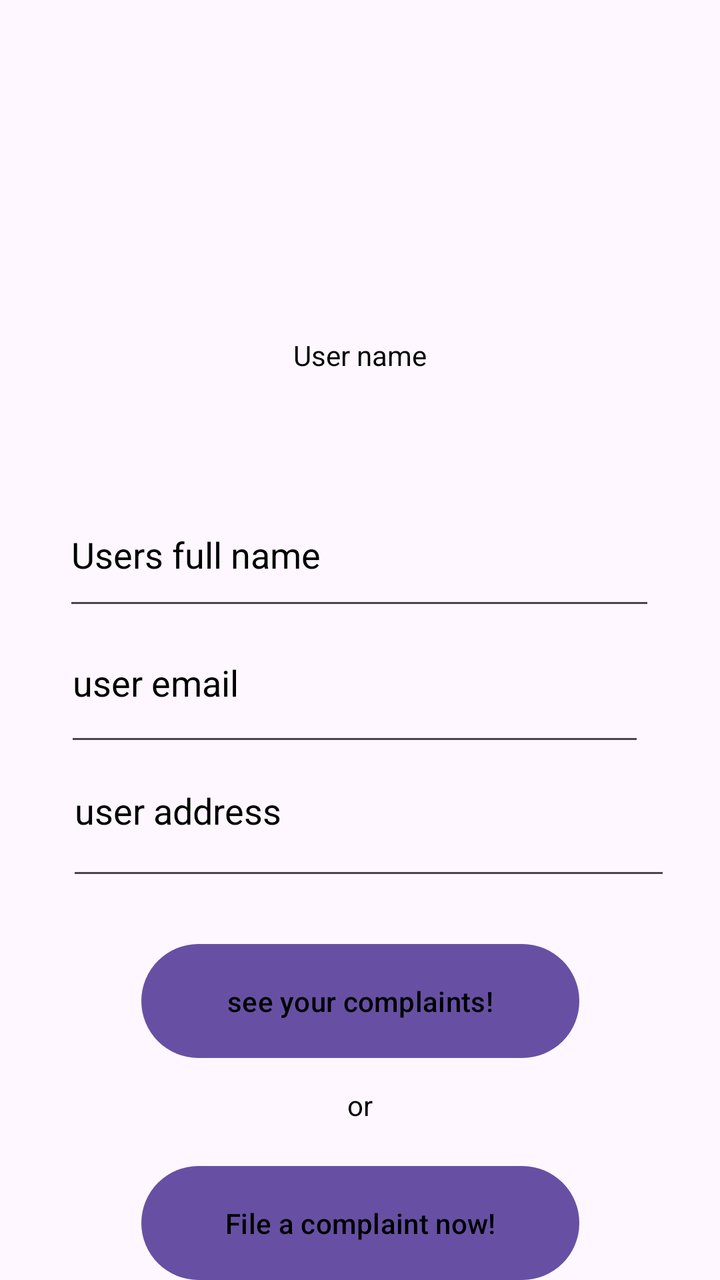
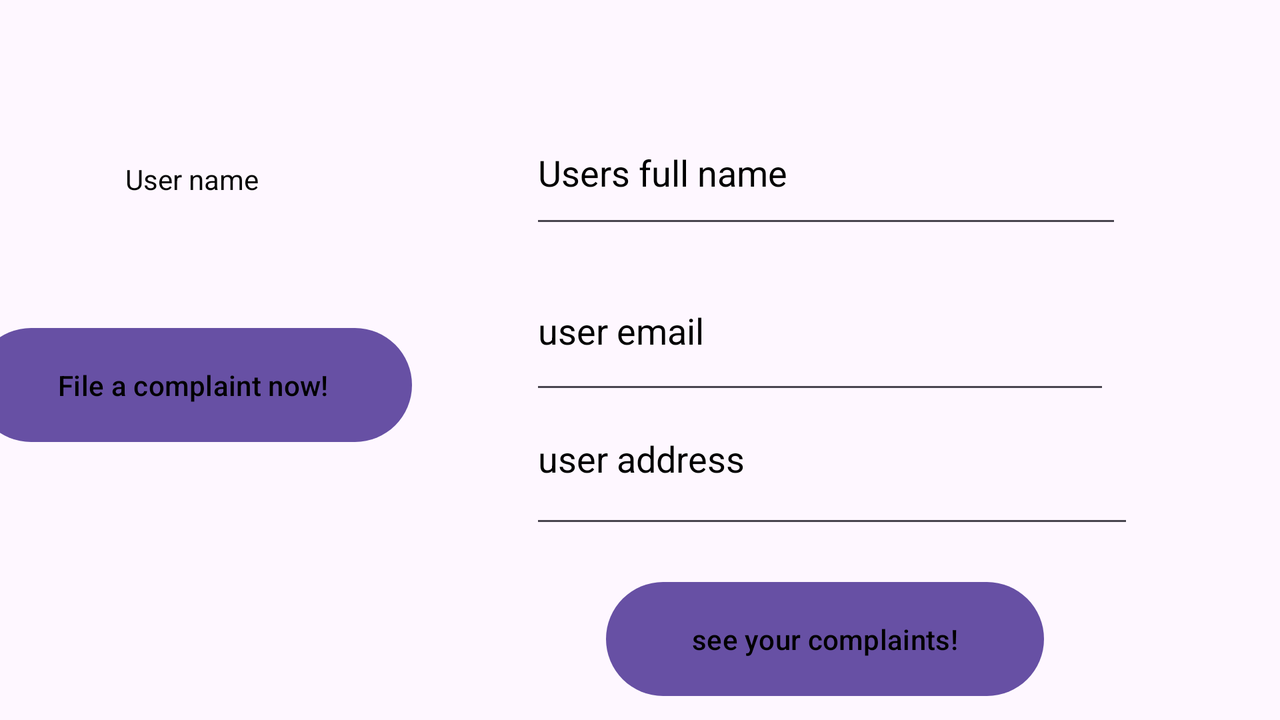

Two renders of one Android screen. The first uses the default layout on a phone; the second uses the alternative layout the repository ships for a different screen configuration, on a matching device. The two XML files are below.
<!-- AndroidManifest.xml: application theme Theme.EcoMind -->
<!-- res/layout/activity_main3.xml -->
<?xml version="1.0" encoding="utf-8"?>
<androidx.constraintlayout.widget.ConstraintLayout xmlns:android="http://schemas.android.com/apk/res/android"
    xmlns:app="http://schemas.android.com/apk/res-auto"
    xmlns:tools="http://schemas.android.com/tools"
    android:layout_width="match_parent"
    android:layout_height="match_parent"
    tools:context=".MainActivity3">

    <ImageView
        android:id="@+id/fundo"
        android:layout_width="414dp"
        android:layout_height="624dp"
        android:layout_marginBottom="336dp"
        app:layout_constraintBottom_toBottomOf="parent"
        app:layout_constraintEnd_toEndOf="parent"
        app:layout_constraintHorizontal_bias="0.666"
        app:layout_constraintStart_toStartOf="parent"
        tools:srcCompat="@tools:sample/backgrounds/scenic" />

    <ImageView
        android:id="@+id/Perfil"
        android:layout_width="wrap_content"
        android:layout_height="wrap_content"
        android:layout_marginTop="40dp"
        app:layout_constraintEnd_toEndOf="parent"
        app:layout_constraintHorizontal_bias="0.498"
        app:layout_constraintStart_toStartOf="parent"
        app:layout_constraintTop_toTopOf="parent"
        tools:srcCompat="@tools:sample/avatars" />

    <TextView
        android:id="@+id/nomedousuario"
        android:layout_width="wrap_content"
        android:layout_height="wrap_content"
        android:layout_marginTop="128dp"
        android:hint="@string/nomedousuario"
        android:textColorHint="#050505"
        app:layout_constraintEnd_toEndOf="parent"
        app:layout_constraintStart_toStartOf="parent"
        app:layout_constraintTop_toTopOf="@+id/Perfil" />

    <EditText
        android:id="@+id/nomecpletodousuario"
        android:layout_width="296dp"
        android:layout_height="55dp"
        android:layout_marginTop="68dp"
        android:ems="10"
        android:gravity="start|top"
        android:hint="@string/nomecpletodousuario"
        android:inputType="textMultiLine"
        android:textColorHint="#000000"
        app:layout_constraintEnd_toEndOf="@+id/nomedousuario"
        app:layout_constraintHorizontal_bias="0.502"
        app:layout_constraintStart_toStartOf="@+id/nomedousuario"
        app:layout_constraintTop_toBottomOf="@+id/nomedousuario" />

    <EditText
        android:id="@+id/enderecodousuario"
        android:layout_width="302dp"
        android:layout_height="62dp"
        android:layout_marginTop="196dp"
        android:ems="10"
        android:gravity="start|top"
        android:hint="@string/enderecodousuario"
        android:inputType="textMultiLine"
        android:textColorHint="#000000"
        app:layout_constraintEnd_toEndOf="@+id/nomedousuario"
        app:layout_constraintHorizontal_bias="0.482"
        app:layout_constraintStart_toStartOf="@+id/nomedousuario"
        app:layout_constraintTop_toBottomOf="@+id/nomedousuario" />

    <EditText
        android:id="@+id/emaildousuario"
        android:layout_width="290dp"
        android:layout_height="59dp"
        android:layout_marginTop="132dp"
        android:ems="10"
        android:gravity="start|top"
        android:hint="@string/emaildousuario"
        android:inputType="textMultiLine"
        android:textColorHint="#000000"
        app:layout_constraintEnd_toEndOf="@+id/nomedousuario"
        app:layout_constraintHorizontal_bias="0.513"
        app:layout_constraintStart_toStartOf="@+id/nomedousuario"
        app:layout_constraintTop_toBottomOf="@+id/nomedousuario" />

    <Button
        android:id="@+id/listardenuncias"
        android:layout_width="219dp"
        android:layout_height="65dp"
        android:layout_marginTop="392dp"
        android:hint="@string/listardenuncias"
        android:textColorHint="#000000"
        app:layout_constraintEnd_toEndOf="@+id/nomedousuario"
        app:layout_constraintStart_toStartOf="@+id/nomedousuario"
        app:layout_constraintTop_toBottomOf="@+id/nomedousuario" />

    <Button
        android:id="@+id/listardenuncias2"
        android:layout_width="219dp"
        android:layout_height="65dp"
        android:layout_marginTop="428dp"
        android:hint="@string/listardenuncias2"
        android:textColorHint="#000000"
        app:layout_constraintEnd_toEndOf="@+id/nomedousuario"
        app:layout_constraintStart_toStartOf="@+id/nomedousuario"
        app:layout_constraintTop_toTopOf="@+id/Perfil" />

    <TextView
        android:id="@+id/ou"
        android:layout_width="wrap_content"
        android:layout_height="wrap_content"
        android:layout_marginTop="356dp"
        android:hint="@string/ou"
        android:textColorHint="#000000"
        app:layout_constraintEnd_toEndOf="@+id/nomedousuario"
        app:layout_constraintStart_toStartOf="@+id/nomedousuario"
        app:layout_constraintTop_toBottomOf="@+id/nomedousuario" />

</androidx.constraintlayout.widget.ConstraintLayout>
<!-- resources referenced by this layout -->
<resources>
  <string name="emaildousuario">user email</string>
  <string name="enderecodousuario">user address</string>
  <string name="listardenuncias">File a complaint now!</string>
  <string name="listardenuncias2">see your complaints!</string>
  <string name="nomecpletodousuario">Users full name</string>
  <string name="nomedousuario">User name</string>
  <string name="ou">or</string>
  <style name="Theme.EcoMind" parent="Base.Theme.EcoMind" />
  <style name="Base.Theme.EcoMind" parent="Theme.Material3.DayNight.NoActionBar">
          
          
      </style>
</resources>
<!-- res/layout-land/activity_main3.xml (the repository's variant of the layout above) -->
<!-- drawn on the phone turned sideways -->
<?xml version="1.0" encoding="utf-8"?>
<androidx.constraintlayout.widget.ConstraintLayout xmlns:android="http://schemas.android.com/apk/res/android"
    xmlns:app="http://schemas.android.com/apk/res-auto"
    xmlns:tools="http://schemas.android.com/tools"
    android:layout_width="match_parent"
    android:layout_height="match_parent"
    tools:context=".MainActivity3">

    <ImageView
        android:id="@+id/Perfil"
        android:layout_width="wrap_content"
        android:layout_height="wrap_content"
        android:layout_marginTop="64dp"
        app:layout_constraintEnd_toEndOf="parent"
        app:layout_constraintHorizontal_bias="0.15"
        app:layout_constraintStart_toStartOf="parent"
        app:layout_constraintTop_toTopOf="parent"
        tools:srcCompat="@tools:sample/avatars" />

    <TextView
        android:id="@+id/nomedousuario"
        android:layout_width="wrap_content"
        android:layout_height="wrap_content"
        android:layout_marginTop="16dp"
        android:hint="@string/nomedousuario"
        android:textColorHint="#050505"
        app:layout_constraintEnd_toEndOf="@+id/Perfil"
        app:layout_constraintStart_toStartOf="@+id/Perfil"
        app:layout_constraintTop_toBottomOf="@+id/Perfil" />

    <EditText
        android:id="@+id/nomecpletodousuario"
        android:layout_width="296dp"
        android:layout_height="55dp"
        android:layout_marginTop="64dp"
        android:ems="10"
        android:gravity="start|top"
        android:hint="@string/nomecpletodousuario"
        android:inputType="textMultiLine"
        android:textColorHint="#000000"
        app:layout_constraintEnd_toEndOf="parent"
        app:layout_constraintHorizontal_bias="0.77"
        app:layout_constraintStart_toStartOf="parent"
        app:layout_constraintTop_toTopOf="parent" />

    <EditText
        android:id="@+id/enderecodousuario"
        android:layout_width="302dp"
        android:layout_height="62dp"
        android:layout_marginTop="88dp"
        android:ems="10"
        android:gravity="start|top"
        android:hint="@string/enderecodousuario"
        android:inputType="textMultiLine"
        android:textColorHint="#000000"
        app:layout_constraintEnd_toEndOf="@+id/nomecpletodousuario"
        app:layout_constraintHorizontal_bias="0.0"
        app:layout_constraintStart_toStartOf="@+id/nomecpletodousuario"
        app:layout_constraintTop_toBottomOf="@+id/nomecpletodousuario" />

    <EditText
        android:id="@+id/emaildousuario"
        android:layout_width="290dp"
        android:layout_height="59dp"
        android:layout_marginTop="24dp"
        android:ems="10"
        android:gravity="start|top"
        android:hint="@string/emaildousuario"
        android:inputType="textMultiLine"
        android:textColorHint="#000000"
        app:layout_constraintEnd_toEndOf="@+id/nomecpletodousuario"
        app:layout_constraintHorizontal_bias="0.0"
        app:layout_constraintStart_toStartOf="@+id/nomecpletodousuario"
        app:layout_constraintTop_toBottomOf="@+id/nomecpletodousuario" />

    <Button
        android:id="@+id/listardenuncias"
        android:layout_width="219dp"
        android:layout_height="65dp"
        android:layout_marginTop="96dp"
        android:hint="@string/listardenuncias"
        android:textColorHint="#000000"
        app:layout_constraintEnd_toEndOf="@+id/Perfil"
        app:layout_constraintHorizontal_bias="0.505"
        app:layout_constraintStart_toStartOf="@+id/Perfil"
        app:layout_constraintTop_toBottomOf="@+id/Perfil" />

    <Button
        android:id="@+id/listardenuncias2"
        android:layout_width="219dp"
        android:layout_height="65dp"
        android:layout_marginTop="168dp"
        android:hint="@string/listardenuncias2"
        android:textColorHint="#000000"
        app:layout_constraintEnd_toEndOf="@+id/nomecpletodousuario"
        app:layout_constraintHorizontal_bias="0.493"
        app:layout_constraintStart_toStartOf="@+id/nomecpletodousuario"
        app:layout_constraintTop_toBottomOf="@+id/nomecpletodousuario" />

    <TextView
        android:id="@+id/ou"
        android:layout_width="wrap_content"
        android:layout_height="wrap_content"
        android:layout_marginTop="356dp"
        android:hint="@string/ou"
        android:textColorHint="#000000"
        app:layout_constraintEnd_toEndOf="@+id/nomedousuario"
        app:layout_constraintStart_toStartOf="@+id/nomedousuario"
        app:layout_constraintTop_toBottomOf="@+id/nomedousuario" />

</androidx.constraintlayout.widget.ConstraintLayout>
